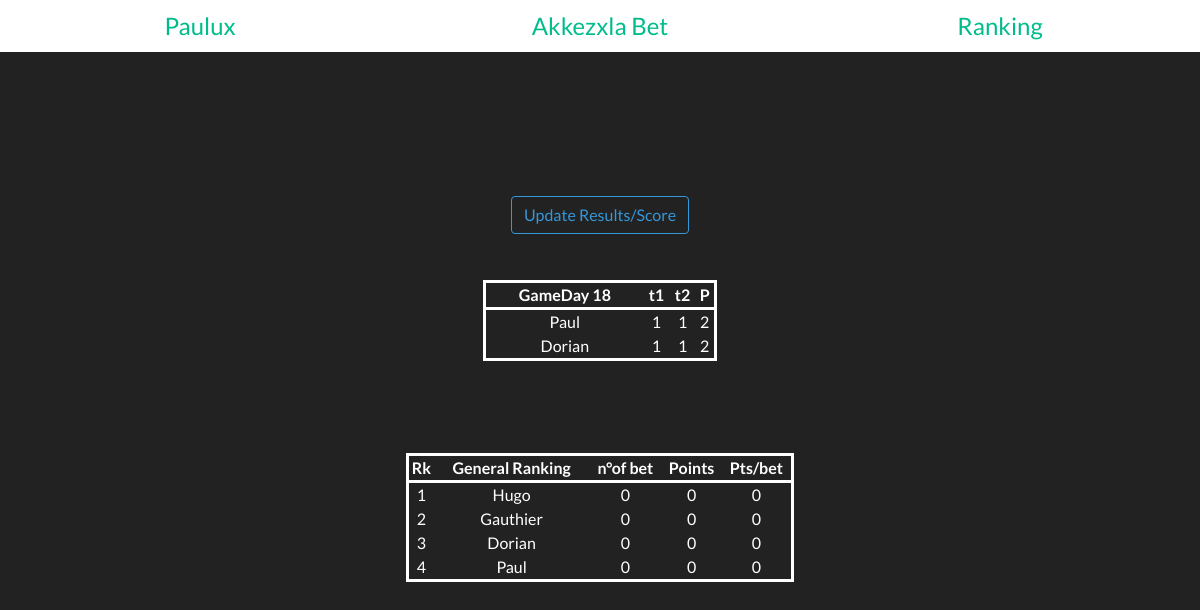
Screenshot of /ranking.php (signed in) with the database file from the repository.
### tables this page shows
CREATE TABLE `result` (
  `id` int(11) NOT NULL,
  `gameday` int(5) NOT NULL,
  `match1` varchar(5) NOT NULL,
  `match2` varchar(5) NOT NULL,
  `match3` varchar(5) NOT NULL,
  `match4` varchar(5) NOT NULL,
  `match5` varchar(5) NOT NULL,
  `match6` varchar(5) NOT NULL,
  `match7` varchar(5) NOT NULL,
  `match8` varchar(5) NOT NULL,
  `match9` varchar(5) NOT NULL,
  `match10` varchar(5) NOT NULL
);

CREATE TABLE `bet` (
  `id` int(11) NOT NULL,
  `gameday` varchar(25) NOT NULL,
  `surname` varchar(50) NOT NULL,
  `match1` varchar(5) NOT NULL,
  `match2` varchar(5) NOT NULL,
  `match3` varchar(5) NOT NULL,
  `match4` varchar(5) NOT NULL,
  `match5` varchar(5) NOT NULL,
  `match6` varchar(5) NOT NULL,
  `match7` varchar(5) NOT NULL,
  `match8` varchar(5) NOT NULL,
  `match9` varchar(5) NOT NULL,
  `match10` varchar(5) NOT NULL
);

### connectExcel.php (called while the page is built, shortened)
<?php
require_once "connect.php";
try {
    $getResult = "SELECT * FROM result";
    $reqGetResult = $db->prepare($getResult);
    $SubmitGetResult = $reqGetResult->execute();
    $result = $reqGetResult->fetchAll();
}
catch (PDOException $e) {
    $db = null;
    echo 'Erreur : '.$e->getMessage();
}
$resultDay = 1;
if(!empty($result)) {
    for($i = 0; $i < count($result); $i++) {
        if($result[$i]['gameday'] > $resultDay) {
            $resultDay = $result[$i]['gameday'];
            $gameDay = $resultDay + 1;
        }
    }
}
else {
    $resultDay = 22;
    $gameDay = $resultDay + 1;
}
?>

### checkExistingTicket.php (called while the page is built, shortened)
<?php
require_once "connectExcel.php";
?>

### ranking_post.php (called while the page is built, shortened)
<?php
require_once "connectExcel.php";
try {
    $viewUserBet = "SELECT gameday,surname,match1,match2,match3,match4,match5,match6,match7,match8,match9,match10 From bet Where gameday=".$resultDay."";
    $reqUserBet = $db->prepare($viewUserBet);
    $UserBetSubmit = $reqUserBet->execute();
    $userBet = $reqUserBet->fetchAll();
}
catch (PDOException $e) {
    $db = null;
    echo 'Erreur : '.$e->getMessage();
}
$points = [];
try {
    $getSurname = "SELECT surname FROM bet";
    $reqGetSurname = $db->prepare($getSurname);
    $userBetSurname = $reqGetSurname->fetchAll();
}
catch (PDOException $e) {
    $db = null;
    echo 'Erreur : '.$e->getMessage();
}
$players = [];
for($i = 0; $i < count($userBetSurname); $i++) {
    if(!in_array($userBetSurname[$i]['surname'], $players)){
        array_push($players, $userBetSurname[$i]['surname']);
    }
}
$playersNumber = count($players);
$betNumber = 0;
$userPoint = 0;
$userPoints = [];
for($i = 0; $i < $playersNumber; $i++){
    array_push($userPoints, [$players[$i], $userPoint, $betNumber]);
    $userPoint = 0;
    $betNumber = 0;
}
$userRatio = [];
for($j = 0; $j < $playersNumber; $j++) {
    if( $userPoints[$j][2] > 0) {
        $userRatio[$j] = $userPoints[$j][1] / $userPoints[$j][2];
    }
    else {
        $userRatio[$j] = 0;
    }
    array_push($userPoints[$j], $userRatio[$j]);
}
$userRanking = [];
$maxUserPoints = 0;
for($j = 0; $j < $playersNumber; $j++) {
    for($i = 0; $i < count($userPoints); $i++) {
        if($userPoints[$i][1] >= $maxUserPoints) {
            $maxUserPoints = $userPoints[$i][1];
            $userRanking[$j] = $userPoints[$i];
            $startSplice = $i;
        }
    }
    array_splice($userPoints, $startSplice, 1);
    $maxUserPoints = 0;
}
?>

### ranking.php (the view, shortened to what this page needs)
<?php
include_once "_head.php";
include_once "_nav.php";
require_once "ranking_post.php";
?>
<body>
    <main class="main-ranking">
        <div class="akkezxla">
            <?php
            if($_SESSION && $_SESSION['user'] == 'Paulux') {
            ?>
            <button class="btn btn-outline-info update-opener-btn" name="" type="button">Update Results/Score</button>
            <?php
            }
            ?>
            <div class="result-wrapper akkezxla-result-wrapper">
                <?php
                if(!empty($points)) {
                ?>
                <table class="result akkezxla-result">
                    <tr>
                        <th>GameDay <?php echo $gameDay - 1; ?></th>
                        <th>t1</th>
                        <th>t2</th>
                        <th>P</th>
                    </tr>
                <?php
                for($i = 0; $i < count($userBet); $i++) {
                ?>
                    <tr>
                        <td><?php echo $points[$i][1];?></td>
                        <td><?php echo $points[$i][3];?></td>
                        <td><?php echo $points[$i][4];?></td>
                        <td><?php echo $points[$i][2];?></td>
                    </tr>
                <?php
                }
                ?>
                </table>
                <?php
                }
                ?>
            </div>
            <div class="ranking-wrapper akkezxla-ranking-wrapper">
            <?php
            if(!empty($userRanking[0])){
            ?>
                <table class="akkezxla-ranking">
                    <tr>
                        <th>Rk</th>
                        <th>General Ranking</th>
                        <th>n°of bet</th>
                        <th>Points</th>
                        <th>Pts/bet</th>
                    </tr>
                    <?php
                    for($i = 0; $i < count($userRanking); $i++) {
                    ?>
                    <tr>
                        <td><?php echo $i + 1;?></td>
                        <td><?php echo $userRanking[$i][0];?></td>
                        <td><?php echo $userRanking[$i][2];?></td>
                        <td><?php echo $userRanking[$i][1];?></td>
                        <td><?php echo round($userRanking[$i][3], 2);?></td>
                    </tr>
                    <?php
                    }
                    ?>
                </table>
            <?php
            }
            ?>
            </div>
        </div>
    </main>
</body>

### style.css (style rules this page uses)
* { margin: 0; padding: 0; }
main { width: 100%; display: flex; flex-direction: column; align-items: center; }
:root { --effect: hover 0.75s linear infinite; }
.main-ranking { display: flex; width: 90%; margin: auto; height: 90vh; justify-content: space-evenly; flex-direction: row; }
.ranking-wrapper, .result-wrapper { width: 45%; margin: auto; }
.akkezxla-result-wrapper { width: 60%; margin: auto; }
.akkezxla-ranking-wrapper { width: 100%; margin: auto; }
.akkezxla { display: flex; width: 45%; flex-direction: column; justify-content: space-evenly; align-items: center; height: 60%; }
.akkezxla-result, .akkezxla-ranking { width: 80%; margin: auto; text-align: center; border: solid; }
.akkezxla-result th, .akkezxla-ranking th { border-bottom: solid; }

### rows the page displays
result: $gameDay-1 "18"
bet: surname "Paul"
bet: surname "Dorian"

### other values shown
$_SESSION['user'] "Paulux"
$points[$i][3] "1"
$points[$i][4] "1"
$points[$i][2] "2"
$userRanking[$i][0] "Hugo"
$userRanking[$i][2] "0"
$userRanking[$i][1] "0"
$userRanking[$i][3] "0"
$userRanking[$i][0] "Gauthier"
$userRanking[$i][0] "Dorian"
$userRanking[$i][0] "Paul"
